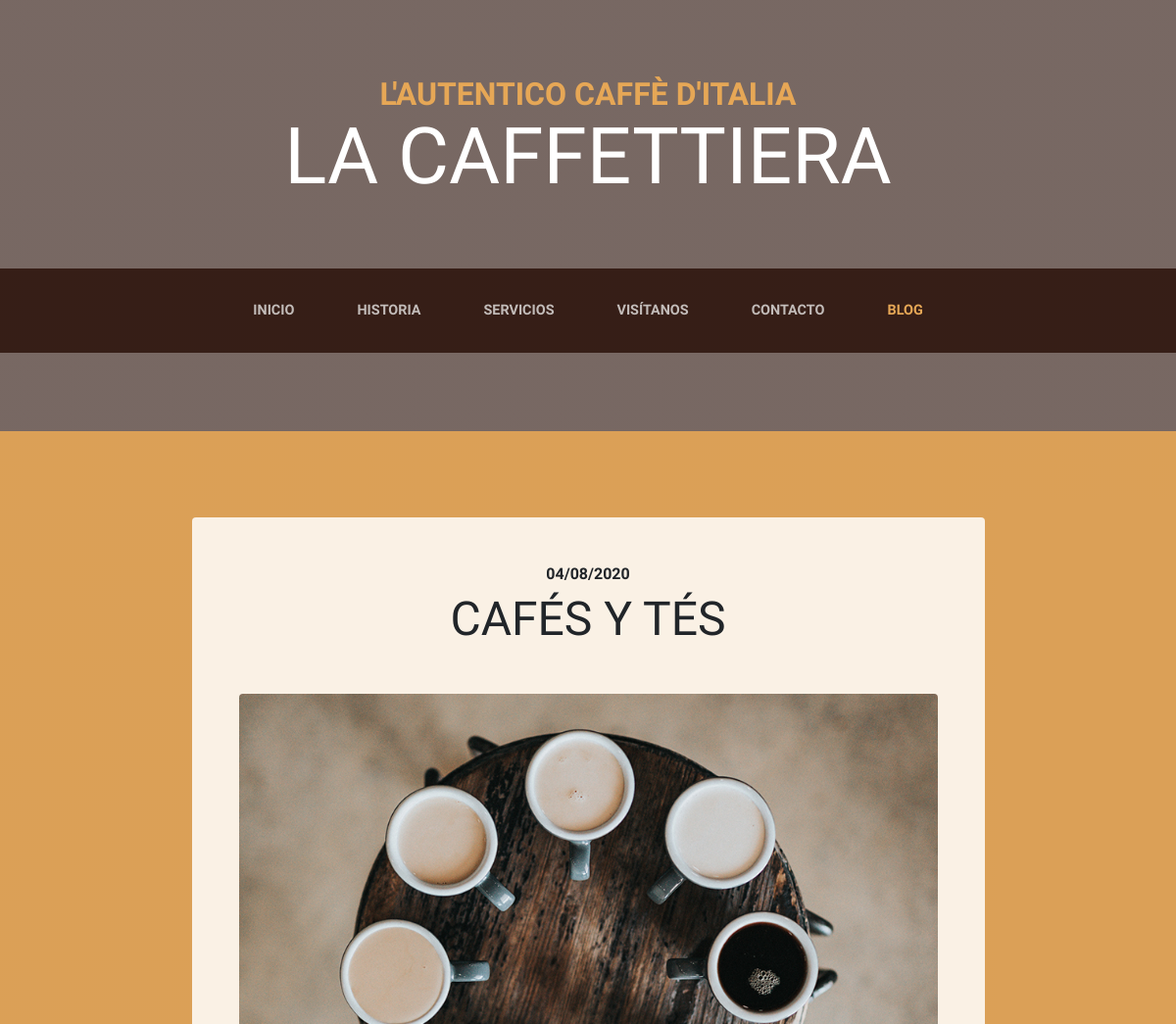
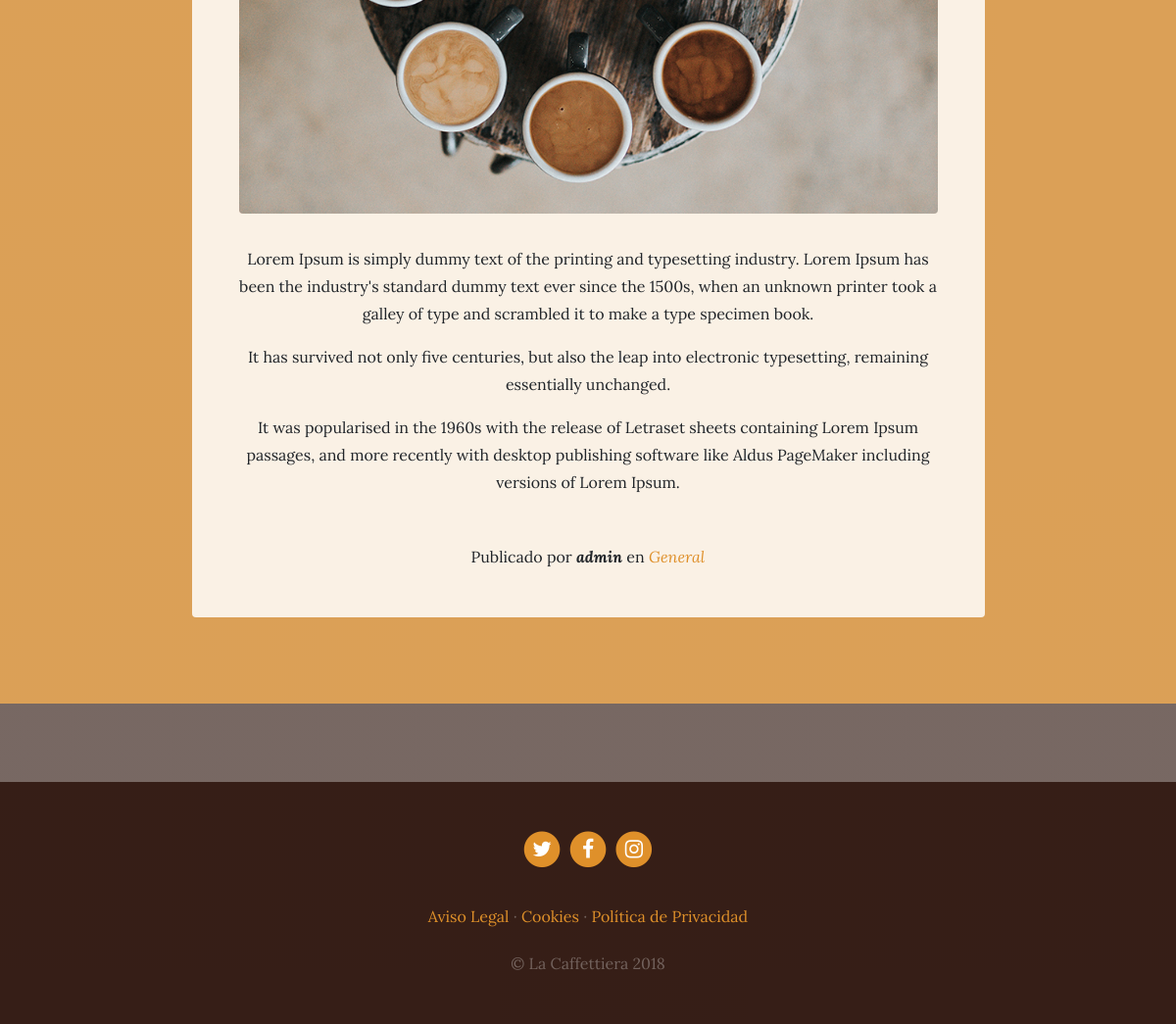
Screenshot of /blog/ with the database file from the repository (2 pictures, top to bottom).
### blog/models.py (models this page shows, shortened)
class Post(models.Model):
    title = models.CharField(max_length=200, verbose_name="Título")
    content = models.TextField(verbose_name="Contenido")
    published = models.DateTimeField(verbose_name="Fecha de publicación", default = now)
    image = models.ImageField(verbose_name="Imagen", upload_to = "blog", null = True, blank = True)
    author = models.ForeignKey(User, verbose_name="Autor", on_delete=models.CASCADE)
    categories  = models.ManyToManyField(Category, verbose_name = "Categorias", related_name="get_posts")
    created = models.DateTimeField(auto_now_add=True, verbose_name="Fecha de creacion")
    updated =  models.DateTimeField(auto_now=True, verbose_name="Fecha de edición")
    class Meta:
        verbose_name = "Entrada"
        verbose_name_plural = "Entradas"
        ordering = ['-created']

class Category(models.Model):
    name = models.CharField(max_length=100, verbose_name="Nombre")
    created = models.DateTimeField(auto_now_add=True, verbose_name="Fecha de creacion")
    updated =  models.DateTimeField(auto_now=True, verbose_name="Fecha de edición")
    class Meta:
        verbose_name = "Categoría"
        verbose_name_plural = "Categorías"
        ordering = ['-created']

### pages/models.py (models this page shows, shortened)
class Page(models.Model):
    title = models.CharField(max_length=200, verbose_name="Título")
    content = RichTextField(verbose_name="Contenido")
    order = models.SmallIntegerField(verbose_name='Orden', default=0)
    created = models.DateTimeField(auto_now_add=True, verbose_name="Fecha de creación")
    updated = models.DateTimeField(auto_now=True, verbose_name="Fecha de edición")
    class Meta:
        db_table = "Pagina"
        verbose_name = "Pagina"
        verbose_name_plural = "Paginas"
        ordering = ['order','title']

### blog/views.py (the view)
# urls.py: path('', views.blog, name='blog'),
def blog(request):
    posts = Post.objects.all()
    return render(request, 'blog/blog.html', {'posts':posts})

### pages/templatetags/pages_extras.py (called while the page is built)
@register.simple_tag
def get_page_list():
    pages = Page.objects.all()
    return pages

### social/processors.py (called while the page is built)
def ctx_dict(request):
    ctx = {}
    links = Link.objects.all()
    for link in links:
        ctx[link.key] = link.url
    return ctx

### blog/templates/blog/blog.html (shortened to what this page needs)
{% extends 'core/base.html' %}
{% load static %}
{% block content %}
{% for post in posts %}
  <section class="page-section cta">
    <div class="container">
      <div class="row">
        <div class="col-xl-9 mx-auto">
          <div class="cta-innerv text-center rounded">
            <h2 class="section-heading mb-5">
              <span class="section-heading-upper">{{post.published|date:"SHORT_DATE_FORMAT"}}</span>
              <span class="section-heading-lower">{{post.title}}</span>
            </h2>
            <p class="mb-0">
              <img class="mx-auto d-flex rounded img-fluid mb-3 mb-lg-0" src="{{post.image.url}}"
                alt="">
            </p>
            <p class="mb-0 mbt">
              {{post.content|linebreaks}}
            </p>
            <p class="mb-0 mbt">
              <span class="section-heading-under">Publicado por <em><b>{{post.author}}</b></em> en
                <em>
                {% for category in post.categories.all %}
                  <a href="{% url 'category' category.id %}" class="link">{{category.name}}</a>{% if not forloop.last %},{% endif %}
                {% endfor %}
              </em>
              </span>
            </p>
          </div>
        </div>
      </div>
    </div>
  </section>
{% endfor %}
{% endblock %}

### core/templates/core/base.html (shortened to what this page needs)
<!DOCTYPE html>
<html lang="es">
  <head>
    {% load static %}
    <link href="{% static 'core/vendor/bootstrap/css/bootstrap.min.css' %}" rel="stylesheet">
    <link href="{% static 'core/vendor/font-awesome/css/font-awesome.min.css' %}" rel="stylesheet" type="text/css">
    <link href="{% static 'core/css/business-casual.css' %}" rel="stylesheet">
  </head>
  <body>
    <h1 class="site-heading text-center text-white d-none d-lg-block">
      <span class="site-heading-upper text-primary mb-3">L'autentico caffè d'italia</span>
      <span class="site-heading-lower">La Caffettiera</span>
    </h1>
    <nav class="navbar navbar-expand-lg navbar-dark py-lg-4" id="mainNav">
      <div class="container">
        <div class="collapse navbar-collapse" id="navbarResponsive">
          <ul class="navbar-nav mx-auto">
            <li class="nav-item px-lg-4 {% if request.path == '/' %}active{% endif %}">
              <a class="nav-link text-uppercase text-expanded" href="{% url 'home' %}">Inicio</a>
            </li>
            <li class="nav-item px-lg-4 {% if request.path == '/about/' %}active{% endif %}">
              <a class="nav-link text-uppercase text-expanded" href="{% url 'about' %}">Historia</a>
            </li>
            <li class="nav-item px-lg-4 {% if request.path == '/services/' %}active{% endif %}">
              <a class="nav-link text-uppercase text-expanded" href="{% url 'services' %}">Servicios</a>
            </li>
            <li class="nav-item px-lg-4 {% if request.path == '/store/' %}active{% endif %}">
              <a class="nav-link text-uppercase text-expanded" href="{% url 'store' %}">Visítanos</a>
            </li>
            <li class="nav-item px-lg-4 {% if request.path == '/contact/' %}active{% endif %}">
              <a class="nav-link text-uppercase text-expanded" href="{% url 'contact' %}">Contacto</a>
            </li>
            <li class="nav-item px-lg-4 {% if request.path|slice:":6" == '/blog/' %}active{% endif %}">
              <a class="nav-link text-uppercase text-expanded" href="{% url 'blog' %}">Blog</a>
            </li>
          </ul>
        </div>
      </div>
    </nav>
    {% block content %} {% endblock %}
    <footer class="footer text-faded text-center py-5">
      <div class="container">
        <p class="m-0">
          {% if LINK_TWITTER %}
          <a href="{{LINK_TWITTER}}" class="link">
            <span class="fa-stack fa-lg">
              <i class="fa fa-circle fa-stack-2x"></i>
              <i class="fa fa-twitter fa-stack-1x fa-inverse"></i>
            </span>
          </a>
          {% endif %}
          {% if LINK_FACEBOOK %}
          <a href="{{LINK_FACEBOOK}}" class="link">
            <span class="fa-stack fa-lg">
              <i class="fa fa-circle fa-stack-2x"></i>
              <i class="fa fa-facebook fa-stack-1x fa-inverse"></i>
            </span>
          </a>
          {% endif %}
          {% if LINK_INSTAGRAM %}
          <a href="{{LINK_INSTAGRAM}}" class="link">
            <span class="fa-stack fa-lg">
              <i class="fa fa-circle fa-stack-2x"></i>
              <i class="fa fa-instagram fa-stack-1x fa-inverse"></i>
            </span>
          </a>
          {% endif %}
        </p>
        <p class="m-0 mbt">
          {% load pages_extras %}
          {% get_page_list as page_list %}
          {% for page in page_list %}
            <a href="{% url 'page' page.id page.title|slugify %}" class="link">{{page.title}}</a>{% if not forloop.last %} · {% endif %}
          {% endfor %}
        </p>
        <p class="m-0 mbt1">&copy; La Caffettiera 2018</p>
      </div>
    </footer>
  </body>
</html>

### core/static/core/css/business-casual.css (style rules this page uses)
body { font-family: 'Lora'; background: linear-gradient(rgba(47, 23, 15, 0.65), rgba(47, 23, 15, 0.65)), url("../img/bg.jpg"); background-attachment: fixed; background-position: center; background-size: cover; }
h1, h2, h3, h4, h5, h6 { font-family: 'Raleway'; }
p { line-height: 1.75; }
.text-faded { color: rgba(255, 255, 255, 0.3); }
.site-heading { margin-top: 5rem; margin-bottom: 5rem; text-transform: uppercase; line-height: 1; font-family: 'Raleway'; }
.site-heading .site-heading-upper { display: block; font-size: 2rem; font-weight: 800; }
.site-heading .site-heading-lower { font-size: 5rem; font-weight: 100; line-height: 4rem; }
.page-section { margin-top: 5rem; margin-bottom: 5rem; }
.section-heading { text-transform: uppercase; }
.section-heading .section-heading-upper { display: block; font-size: 1rem; font-weight: 800; padding-bottom:.5rem; }
.section-heading .section-heading-lower { display: block; font-size: 3rem; font-weight: 100; }
#mainNav { background-color: rgba(47, 23, 15, 0.9); font-family: 'Raleway'; }
#mainNav .navbar-nav .nav-item .nav-link { color: rgba(255, 255, 255, 0.7); font-weight: 800; }
#mainNav .navbar-nav .nav-item.active .nav-link { color: #e6a756; }
@media (min-width: 992px) { #mainNav .navbar-nav .nav-item .nav-link { font-size: 0.9rem; } }
.cta { padding-top: 5rem; padding-bottom: 5rem; background-color: rgba(230, 167, 86, 0.9); }
.cta .cta-innerv { position: relative; padding: 3rem; margin: 0.5rem; background-color: rgba(255, 255, 255, 0.85); }
.footer { background-color: rgba(47, 23, 15, 0.9); }
.text-primary { color: #e6a756 !important; }
.mbt { padding-top: 2rem; }
.mbt1 { padding-top: 1.25rem; }
a.link { color: #df902a; }

### rows the page displays
Post: published "04/08/2020", title "CAFÉS Y TÉS", image (picture), content "Lorem Ipsum is simply dummy text of the printing and typesetting industry. Lorem Ipsum has been the industry's standard dummy text ever since the 1500s, when an unknown printer took a galley of type and scrambled it to make a type specimen book. It has survived not only five centuries, but also the leap into electronic typesetting, remaining essentially unchanged. It was popularised in the 1960s with the release of Letraset sheets containing Lorem Ipsum passages, and more recently with desktop publishing software like Aldus PageMaker including versions of Lorem Ipsum.", author "admin"
Category: name "General"
Page: title "Aviso Legal"
Page: title "Cookies"
Page: title "Política de Privacidad"
